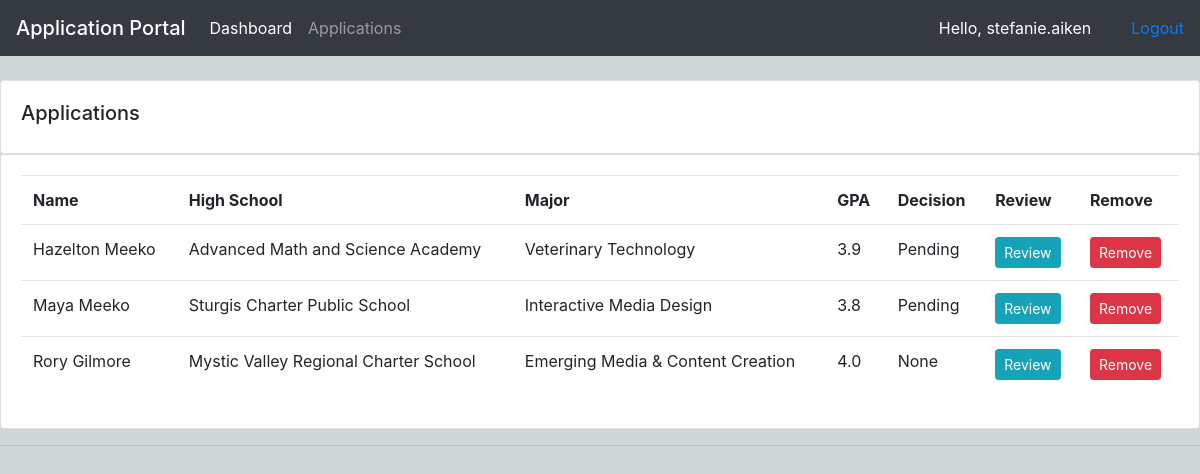
/applications (signed in), run on the app's committed database.
### appStatus/models.py (models this page shows, shortened)
class Application(models.Model):
    MAJOR = (
        ('Veterinary Technology', 'Veterinary Technology'),
        ('Equine Studies', 'Equine Studies'),
        ('Interactive Media Design', 'Interactive Media Design'),
        ('Emerging Media & Content Creation', 'Emerging Media & Content Creation'),
        ('Applied Computer Science', 'Applied Computer Science'),
        ('Criminal Justice', 'Criminal Justice'),
        ('Nursing', 'Nursing'),
        ('Psychology, Mental Health Counseling',
         'Psychology, Mental Health Counseling'),
    )
    SCHOOL = (
        ('Boston Latin School', 'Boston Latin School'),
        ('Sturgis Charter Public School', 'Sturgis Charter Public School'),
        ('Hopkinton High School', 'Hopkinton High School'),
        ('Advanced Math and Science Academy', 'Advanced Math and Science Academy'),
        ('Dover-Sherborn Regional High School',
         'Dover-Sherborn Regional High School'),
        ('Mystic Valley Regional Charter School',
         'Mystic Valley Regional Charter School'),
        ('Lexington High School', 'Lexington High School'),
        ('Weston High School', 'Weston High School')
    )
    STATUS = (
        ('Pending', 'Pending'),
        ('Accepted', 'Accepted'),
        ('Denied', 'Denied')
    )
    user = models.OneToOneField(User, null=True, on_delete=models.CASCADE)
    name = models.CharField(max_length=200, null=True)
    phone = models.CharField(max_length=200, null=True)
    email = models.CharField(max_length=200, null=True)
    major = models.CharField(max_length=200, null=True, choices=MAJOR)
    school = models.CharField(max_length=200, null=True, choices=SCHOOL)
    GPA = models.FloatField(null=True)
    status = models.CharField(max_length=200, null=True, choices=STATUS)
    date_created = models.DateTimeField(auto_now_add=True, null=True)

### appStatus/decorators.py (the view)
        def wrapper_func(request, *args, **kwargs):
            group = None
            if request.user.groups.exists():
                group = request.user.groups.all()[0].name
            if group in allowed_roles:
                return view_func(request, *args, **kwargs)
            else:
                return HttpResponse('You are not authorized to view this page')

### appStatus/views.py (called while the page is built)
@login_required(login_url='login')
@allowed_users(allowed_roles=['admin'])
def applications(request):
    application = Application.objects.all()
    return render(request, 'appStatus/applications.html', {'applications': application})

### appStatus/templates/appStatus/applications.html
{%  extends 'appStatus/main.html' %}
{% block content %}
<br>
<div class="row">
    <div class="col-md">
        <div class="card card-body">
            <h5>Applications</h5>
        </div>
        <div class="card card-body">
            <table class="table">
                <tr>
                    <th>Name</th>
                    <th>High School</th>
                    <th>Major</th>
                    <th>GPA</th>
                    <th>Decision</th>
                    <th>Review</th>
                    <th>Remove</th>
                </tr>
                {% for applicant in applications %}
                <tr>
                    <td>{{applicant.name}}</td>
                    <td>{{applicant.school}}</td>
                    <td>{{applicant.major}}</td>
                    <td>{{applicant.GPA}}</td>
                    <td>{{applicant.status}}</td>
                    <td><a class="btn btn-sm btn-info" href="{% url 'application_review' applicant.id %}">Review</a></td>
                    <td><a class="btn btn-sm btn-danger" href="">Remove</a></td>
                </tr>
                {% endfor %}
            </table>
        </div>
    </div>
</div>
{% endblock content %}

### appStatus/templates/appStatus/Navbar.html (shortened to what this page needs)
{% load static %}
<nav class="navbar navbar-expand-lg navbar-dark bg-dark">
    <span class="navbar-brand mb-0 h1">Application Portal</span>
    <div class="collapse navbar-collapse" id="navbarNavAltMarkup">
        <div class="navbar-nav">
            {% if request.user.is_staff %}
            <a class="nav-item nav-link active" href="{% url 'home' %}">Dashboard </a>
            <a class="nav-item nav-link" href="{% url 'applications' %}">Applications</a>
            {% endif %}
        </div>
    </div>
    <div>
        <span class="hello-user">Hello, {{request.user}}</span>
    </div>
    <span><a class="hello-msg" href="{% url 'logout' %}">Logout</a></span>
</nav>

### static/css/main.css (style rules this page uses)
* { box-sizing: border-box; }
body { background-color: #cfd8d7; }
.hello-user { color: white; margin-right: 20px; padding-right: 20px; }

### data on the page
Application: name "Hazelton Meeko", school "Advanced Math and Science Academy", major "Veterinary Technology", GPA "3.9", status "Pending"
Application: name "Maya Meeko", school "Sturgis Charter Public School", major "Interactive Media Design", GPA "3.8", status "Pending"
Application: name "Rory Gilmore", school "Mystic Valley Regional Charter School", major "Emerging Media & Content Creation", GPA "4.0", status "None"

### other printed values
{{ request.user }} "stefanie.aiken"
